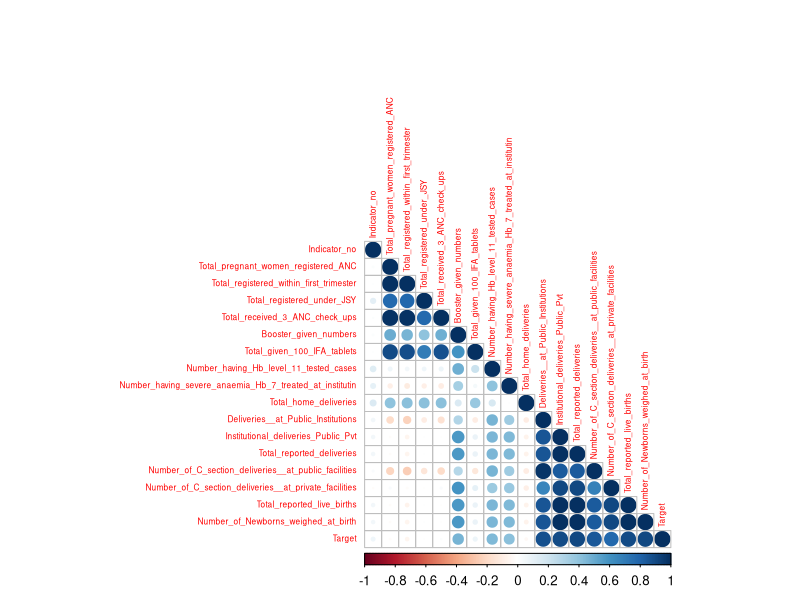
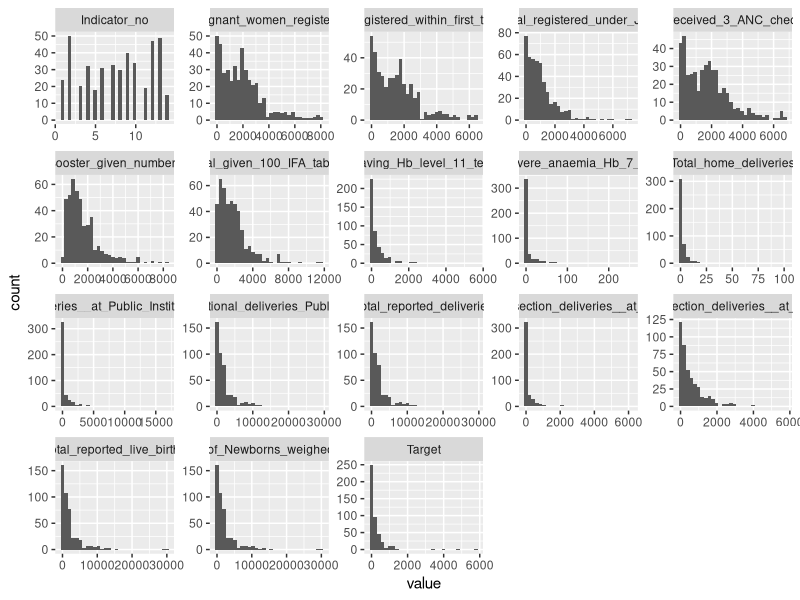
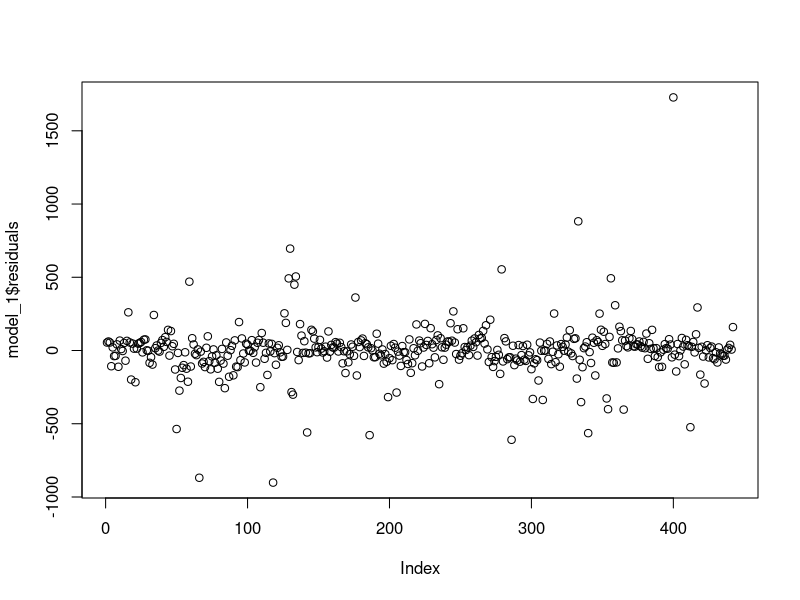
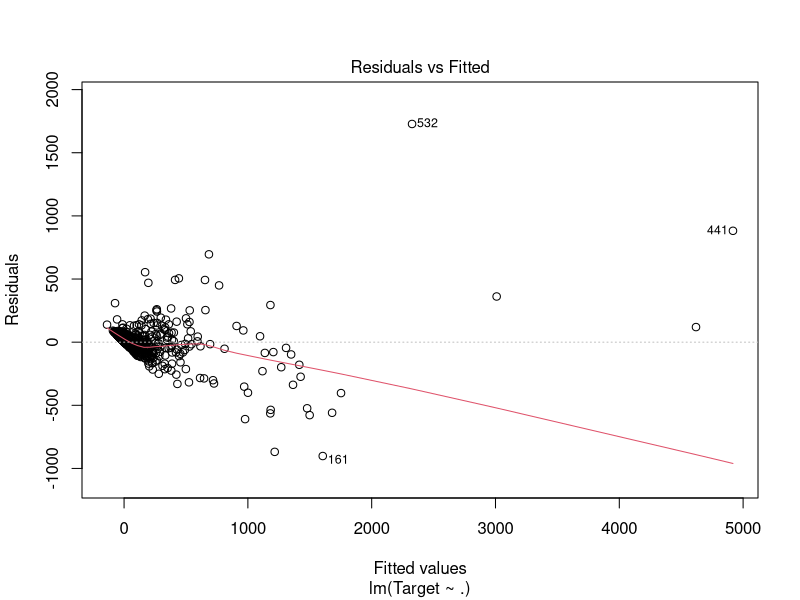
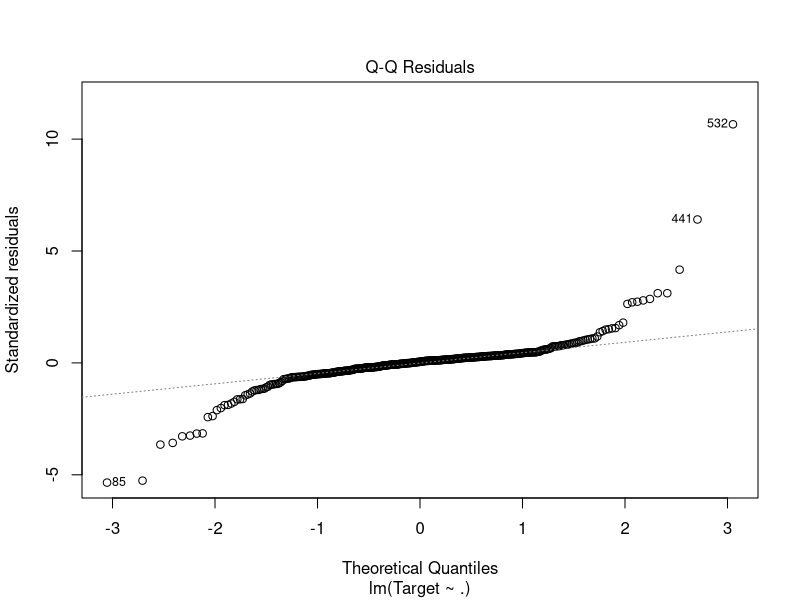
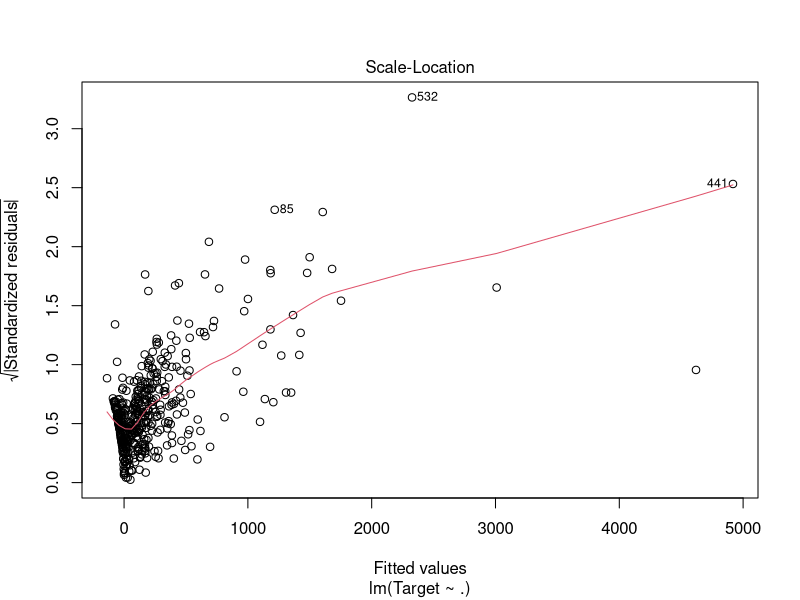
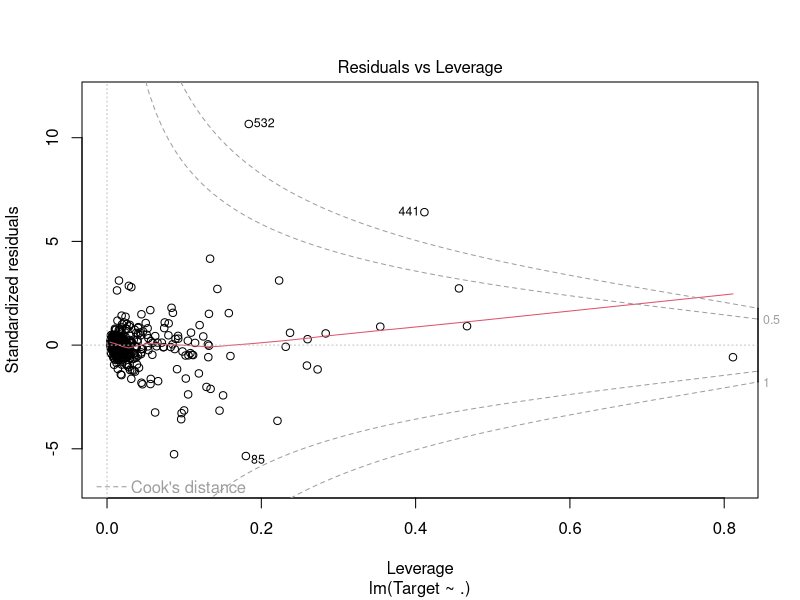
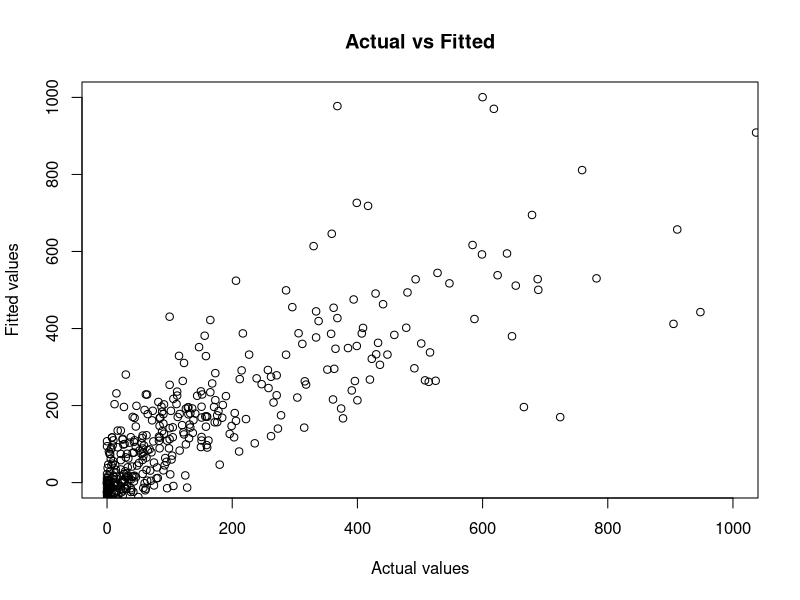

These charts were generated, in order, by the following R code:
## ---- chunk 1
    knitr::opts_knit$set(root.dir = normalizePath("/Users/anon/GitHubRepos/CourseFiles/Regression/"))
## ---- chunk 2
getwd()
## ---- chunk 3
library(data.table)
library(tibble)
library(ggplot2)
library(reshape2)
library(corrplot)
library(MASS)
library(knitr)
## ---- chunk 4

#Reading the 14 files - only the first 104 columns which correspond to the period from pregnancy
#to birth
data_1 <- fread("Alappuzha.csv", select = c(1:104))
data_2 <- fread("Ernakulam.csv", select = c(1:104))
data_3 <- fread("Idukki.csv", select = c(1:104))
data_4 <- fread("Kannur.csv", select = c(1:104))
data_5 <- fread("Kasaragod.csv", select = c(1:104))
data_6 <- fread("Kollam.csv", select = c(1:104))
data_7 <- fread("Kottayam.csv", select = c(1:104))
data_8 <- fread("KOZHIKKODE.csv", select = c(1:104))
data_9 <- fread("Malappuram.csv", select = c(1:104))
data_10 <- fread("Palakkad.csv", select = c(1:104))
data_11 <- fread("Pathanamthitta.csv", select = c(1:104))
data_12 <- fread("Thiruvananthapuram.csv", select = c(1:104))
data_13 <- fread("Thrissur.csv", select = c(1:104))
data_14 <- fread("Wayanad.csv", select = c(1:104))

## ---- chunk 5

data_1 <- add_column(data_1, Indicator_no=1, .after = 2)
data_2 <- add_column(data_2, Indicator_no=2, .after = 2)
data_3 <- add_column(data_3, Indicator_no=3, .after = 2)
data_4 <- add_column(data_4, Indicator_no=4, .after = 2)
data_5 <- add_column(data_5, Indicator_no=5, .after = 2)
data_6 <- add_column(data_6, Indicator_no=6, .after = 2)
data_7 <- add_column(data_7, Indicator_no=7, .after = 2)
data_8 <- add_column(data_8, Indicator_no=8, .after = 2)
data_9 <- add_column(data_9, Indicator_no=9, .after = 2)
data_10 <- add_column(data_10, Indicator_no=10, .after = 2)
data_11 <- add_column(data_11, Indicator_no=11, .after = 2)
data_12 <- add_column(data_12, Indicator_no=12, .after = 2)
data_13 <- add_column(data_13, Indicator_no=13, .after = 2)
data_14 <- add_column(data_14, Indicator_no=14, .after = 2)

## ---- chunk 6

#Combining all the 14 dataframes to one
data_combined <- data.frame(rbind(data_1,data_2,data_3,data_4,data_5,data_6,data_7,data_8,data_9,
                                  data_10,data_11,data_12,data_13,data_14))


## ---- chunk 7

#Each file has one row which indicates the total values for all subdistricts - removing this
data_combined <- data_combined[-which(data_combined$S.No == "Total"),]

#The data corresponds to two time periods 2014-15 and 2015-16. The features are given for both
#these time periods and is column wise. 
#Converting this to a different format - where year (time period) is a new feature and the hmis
# features appear only once with corresponding values for both the time periods

# creating two separate dataframes - one for 14-15 and one for 15-16

data_transform_1516 <- data_combined[,c(2,3,grep("2015.16", colnames(data_combined)))]
data_transform_1516 <- add_column(data_transform_1516, year="2015-16", .after = 1)

## ---- chunk 8

#removing the string indicating the time period from the column names
# it will also make it possible to combine the two dataframes
names(data_transform_1516) <- gsub(names(data_transform_1516), pattern = "2015.16", replacement = "")


data_transform_1415 <- data_combined[,c(2,3,grep("2014.15", colnames(data_combined)))]
data_transform_1415 <- add_column(data_transform_1415, year="2014-15", .after = 1)
names(data_transform_1415) <- gsub(names(data_transform_1415), pattern = "2014.15", replacement = "")

#combining the two dataframes
data_transform_combined <- rbind(data_transform_1415,data_transform_1516)

## ---- chunk 9

#Writing this to a csv file to do some more cleaning on the column names
write.csv(data_transform_combined,"hmis_data_cleaned.csv")

## ---- chunk 10

#Reading the cleaned data
cleaned_data <- read.csv("hmis_data_cleaned_final.csv")

#Removing the rows with target variable NA
cleaned_data <- cleaned_data[-which(is.na(cleaned_data$Perc_Newborns_having_weight_less_than_2.5.kg_to_Newborns_weighed_at_birth)),]

#Removing these columns as they are events during delivery which would have not an impact on 
#childs weight
cleaned_data$home_deliveries_attended_by_SBA_trained_Doctor_Nurse <- NULL
cleaned_data$home_deliveries_attended_by_Non_SBA_trained <- NULL
cleaned_data$Mothers_paid_JSY_incentive_for_home_deliveries <- NULL
cleaned_data$Total_Number_of_reported_Still_Births <- NULL
cleaned_data[,grep("Perc",colnames(cleaned_data))] <- NULL

## ---- chunk 11

## Removing the Indicator column as the subdistricts under INdiactor column are coded as 1 to 14
# under INdicator_no column

cleaned_data$Indicator <- NULL
names(cleaned_data)[grep("conducted",names(cleaned_data), ignore.case = TRUE)] <- gsub("conducted",
      "",names(cleaned_data)[grep("conducted",names(cleaned_data), ignore.case = TRUE)],
      ignore.case = TRUE)
names(cleaned_data)[14] <- "Institutional_deliveries_Public_Pvt"
##Setting the name of the target variable Number_of_Newborns_having_weight_less_than_2.5.kg
##as target
names(cleaned_data)[20] <- "Target"

summary(cleaned_data)
## ---- chunk 12

cleaned_data[which(is.na(cleaned_data$Number_having_severe_anaemia_Hb_7_treated_at_institutin)),"Number_having_severe_anaemia_Hb_7_treated_at_institutin"] <-
  median(cleaned_data$Number_having_severe_anaemia_Hb_7_treated_at_institutin, na.rm = TRUE)

cleaned_data[which(is.na(cleaned_data$Total_home_deliveries)),"Total_home_deliveries"] <- 
  (cleaned_data[which(is.na(cleaned_data$Total_home_deliveries)),"Total_reported_deliveries"] -
  cleaned_data[which(is.na(cleaned_data$Total_home_deliveries)),"Institutional_deliveries_Public_Pvt"])


cleaned_data <- cleaned_data[-which(is.na(cleaned_data$Number_of_C_section_deliveries__at_private_facilities)),]

## ---- chunk 13

#Correlation plot
corrplot(cor(cleaned_data[,-(1:2)], use = "complete.obs"), type = "lower", tl.cex = 0.5)

## ---- chunk 14

#histogram of all variables
ggplot(melt(cleaned_data[,-1])) + geom_histogram(aes(x = value), bins = 30) + facet_wrap(~variable,scales="free")

## ---- chunk 15

###Running the model
model_1 <- lm(Target ~ ., data = cleaned_data[,-c(1:2)])
summary(model_1)


plot(model_1$residuals)
plot(model_1)
## ---- chunk 16

plot(cleaned_data$Target, model_1$fitted.values, xlim=c(0,1000), ylim=c(0,1000), xlab = "Actual values", ylab="Fitted values", main = "Actual vs Fitted")
plot(hist(model_1$residuals), main = "Histogram of residuals", xlab="Residuals")
plot(model_1$fitted.values, rstandard(model_1), xlim=c(0,1000), xlab="Fitted values", ylab="Standardized Residuals", main = "Fitted values vs Standardized Residuals")


## ---- chunk 17

log_cleaned_data <- cleaned_data
log_cleaned_data[,(4:20)] <- sapply(log_cleaned_data[,(4:20)], function(x) log(2+x))
log_cleaned_data$year <- ifelse(log_cleaned_data$year=="2014-15",1,2)

## ---- chunk 18
model_log_1 <- lm(Target ~ ., data = log_cleaned_data[,-(1:2)])
summary(model_log_1)
## ---- chunk 19
plot(hist(model_log_1$residuals), main = "Histogram of Residuals", xlab = "Residuals")
plot(model_log_1$fitted.values, rstandard(model_log_1))
plot(log_cleaned_data$Target,model_log_1$fitted.values, main="Actual vs Fitted", xlab="Actual values", ylab="Fitted values")

## ---- chunk 20

model_2 <- lm(Target ~ Total_pregnant_women_registered_ANC+Total_registered_under_JSY+
                Total_received_3_ANC_check_ups+Total_given_100_IFA_tablets+Number_having_severe_anaemia_Hb_7_treated_at_institutin+
                Deliveries__at_Public_Institutions+Number_of_C_section_deliveries__at_public_facilities+
                Number_of_C_section_deliveries__at_private_facilities, data = cleaned_data[,-1])
summary(model_2)
